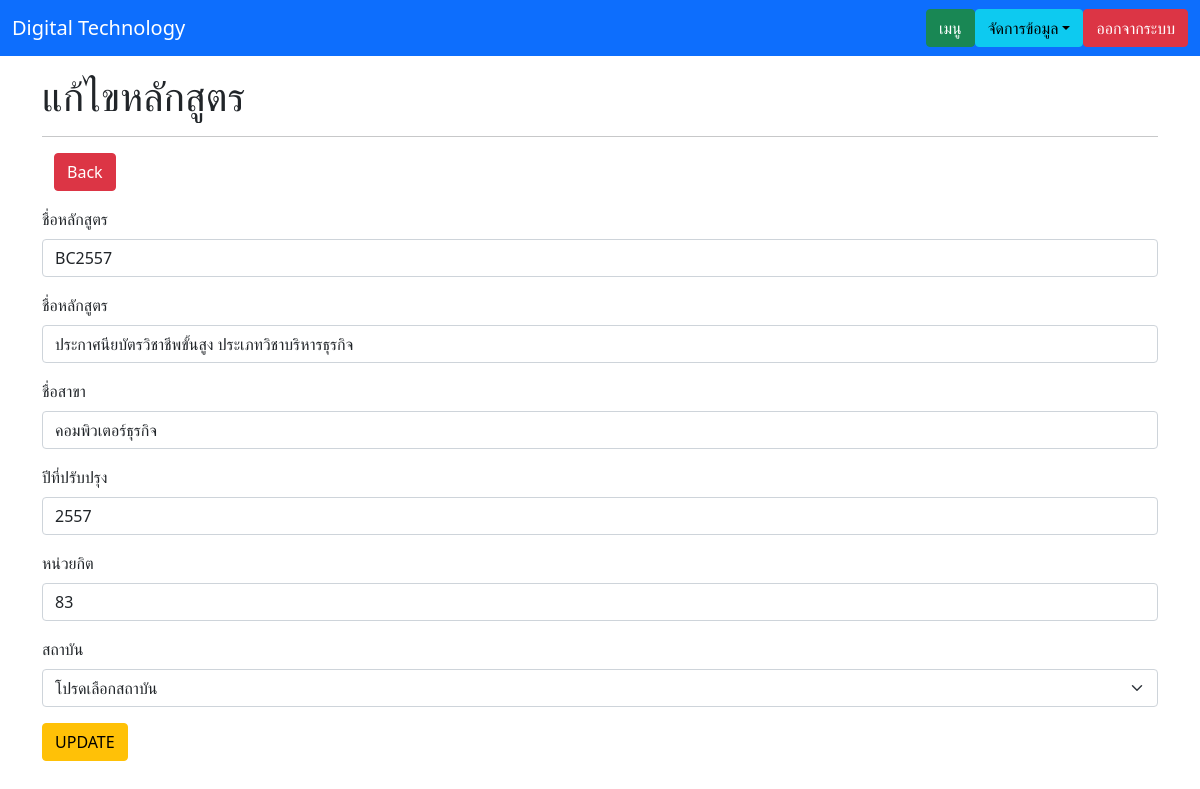
The page /course_a_update.php?cA_ID=1 on the database its author committed.
### tables this page shows
CREATE TABLE `tbl_avp` (
  `courseA_ID` int(2) NOT NULL,
  `courseA_CodeName` varchar(10) NOT NULL,
  `courseA_Name` varchar(255) NOT NULL,
  `branchA_Name` varchar(255) NOT NULL,
  `courseA_Improve` varchar(4) NOT NULL,
  `courseA_Credit` int(3) NOT NULL,
  `schoolNum` int(3) NOT NULL
);

### functions.php (called while the page is built, shortened)
<?php
    class DB_con{
        function __construct() {
            $conn = mysqli_connect(DB_SERVER,DB_USER,DB_PASS,DB_NAME);
            $this->dbcon = $conn;
        }
        public function fetchonerecord_a($caID){
            $result = mysqli_query($this->dbcon, "SELECT * FROM tbl_avp WHERE courseA_ID = '$caID'");
            return $result;
        }
    }
?>

### course_a_update.php (the view, shortened to what this page needs)
<?php
    include_once('functions.php');
?>
<!DOCTYPE html>
<html lang="en">
<head>
    <link rel="stylesheet" href="https://stackpath.bootstrapcdn.com/bootstrap/5.0.0-alpha2/css/bootstrap.min.css">
</head>
<body>
<nav class="navbar navbar-expand-lg navbar-dark bg-primary">
        <div class="container-fluid">
            <a class="navbar-brand" href="index.php">Digital Technology</a>
                <ul class="nav justify-content-end">
                    <li class="nav-item">
                        <a class="btn btn-success" aria-current="page" href="teacher_menu.php">เมนู</a>
                    </li>
                    <li>
                        <div class="dropdown ml-2">
                            <button class="btn btn-info dropdown-toggle" type="button" id="dropdown-menu" data-toggle="dropdown" aria-expanded="false">จัดการข้อมูล</button>
                        </div>
                    </li>
                    <li>
                        <a class="btn btn-danger ml-2" aria-current="page" href="logout.php">ออกจากระบบ</a>
                    </li>
                </ul>
        </div >
    </nav>
    <div class="container">
        <h1 class="mt-3">แก้ไขหลักสูตร</h1>
        <hr>
        <div class="container">
            <div class="row justify-content-between">
                <div class="col-4">
                    <a href="course_a.php" class="btn btn-danger mb-3">Back</a>
                </div>
            </div>
        </div>
        <?php
            $caID = $_GET['cA_ID'];
            $update_avp = new DB_con();
            $sql = $update_avp->fetchonerecord_a($caID);
            while($row = mysqli_fetch_array($sql)) {
        ?>
        <form action="" method="post">
            <div class="mb-3">
                <label for="courseA_CodeName" class="form-label">ชื่อหลักสูตร</label>
                <input type="text" name="courseA_CodeName" class="form-control"
                value="<?php echo $row['courseA_CodeName']; ?>" required>
            </div>
            <div class="mb-3">
                <label for="courseA_Name" class="form-label">ชื่อหลักสูตร</label>
                <input type="text" name="courseA_Name" class="form-control"
                value="<?php echo $row['courseA_Name']; ?>" required>
            </div>
            <div class="mb-3">
                <label for="branchA_Name" class="form-label">ชื่อสาขา</label>
                <input type="text" name="branchA_Name" class="form-control"
                value="<?php echo $row['branchA_Name']; ?>" required>
            </div>
            <div class="mb-3">
                <label for="courseA_Improve" class="form-label">ปีที่ปรับปรุง</label>
                <input type="text" name="courseA_Improve" class="form-control"
                value="<?php echo $row['courseA_Improve']; ?>" required>
            </div>
            <div class="mb-3">
                <label for="courseA_Credit" class="form-label">หน่วยกิต</label>
                <input type="text" name="courseA_Credit" class="form-control"
                value="<?php echo $row['courseA_Credit']; ?>" required>
            </div>
            <div class="mb-3">
                <label for="schoolName" class="form-label">สถาบัน</label>
                <select class="form-select" name="schoolNum" id="schoolNum" aria-label="โปรดเลือกสถาบัน" required>
                    <option selected>โปรดเลือกสถาบัน</option>
                    <?php
                    include_once('functions.php');
                    ?>
                </select>
            </div>
            <?php } ?>
            <button type="submit" name="update" class="btn btn-warning">UPDATE</button>
        </form>
    </div>
</body>
</html>

### rows shown on the page
tbl_avp: courseA_CodeName "BC2557", courseA_Name "ประกาศนียบัตรวิชาชีพขั้นสูง ประเภทวิชาบริหารธุรกิจ", branchA_Name "คอมพิวเตอร์ธุรกิจ", courseA_Improve "2557", courseA_Credit "83"
